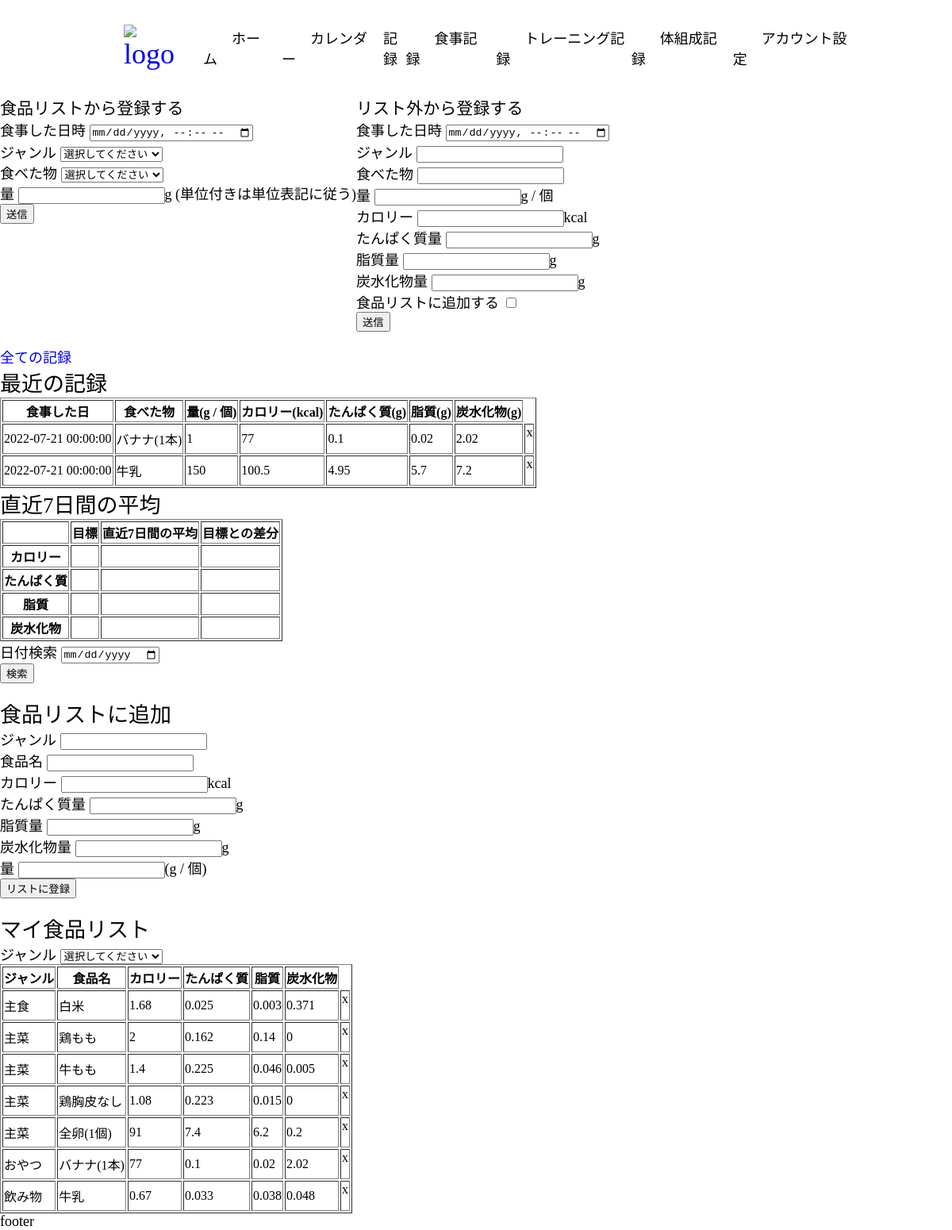
The page /meal.php on the database its author committed.
### tables this page shows
CREATE TABLE meal (
  id INT NOT NULL AUTO_INCREMENT,
  user INT,
  date DATETIME,
  food VARCHAR(50),
  weight DECIMAL(5) UNSIGNED,
  PRIMARY KEY (id)
);

CREATE TABLE foodlist (
  id INT NOT NULL AUTO_INCREMENT,
  user INT,
  hidden BOOLEAN NOT NULL DEFAULT 0,
  genre VARCHAR(50),
  food VARCHAR(50),
  cal DECIMAL(7, 4) UNSIGNED,
  pro DECIMAL(7, 4) UNSIGNED,
  fat DECIMAL(7, 4) UNSIGNED,
  car DECIMAL(7, 4) UNSIGNED,
  PRIMARY KEY (id)
);

### app/functions.php (called while the page is built, shortened)
<?php
function h($str)
{
  return htmlspecialchars($str, ENT_QUOTES, 'UTF-8');
}
function getrecentMeals($pdo)
{
  $stmt = $pdo->query("SELECT meal.id, meal.user, meal.date, meal.food, meal.weight, foodlist.genre, foodlist.cal, foodlist.pro, foodlist.fat, foodlist.car FROM meal INNER JOIN foodlist ON meal.food = foodlist.food ORDER BY meal.date DESC LIMIT 5;");
  $getrecentmeals = $stmt->fetchAll();
  return $getrecentmeals;
}
function getFoodlist($pdo)
{
  $stmt = $pdo->query("SELECT * FROM foodlist WHERE hidden = 1;");
  $getfoodlist = $stmt->fetchAll();
  return $getfoodlist;
}

### public/meal.php (the view, shortened to what this page needs)
<?php
require_once(__DIR__ . '/app/functions.php');
$getrecentmeals = getrecentMeals($pdo);
$getfoodlist = getFoodlist($pdo);
?>
<body>
<?php require_once(__DIR__ . '/pages/_header.php'); ?>
<article id="addmealarticle">
<section id="addmealfromlist">
  <h1>食品リストから登録する</h1>
  <form action="?action=addmeal" method="post">
    <ul id="form">
    <li>
      <label for="date">食事した日時</label>
      <input type="datetime-local" name="date" id="date" required>
    </li>
    <li>
      <label for="genre">ジャンル</label>
      <select type="text" name="genre" id="genre" required>
        <option value="">選択してください</option>
      </select>
    </li>
    <li>
      <label for="food">食べた物</label>
      <select type="text" name="food" id="food" required>
        <option value="">選択してください</option>
      </select>
    </li>
    <li>
      <label for="weight">量</label>
      <input type="number" name="weight" id="weight" required>g (単位付きは単位表記に従う)
    </li>
    <li>
      <button type="submit">送信</button>
    </li>
    </ul>
  </form>
</section>
<section id="addmealwithoutlist">
  <h1>リスト外から登録する</h1>
  <form action="?action=addmealandlist" method="post">
    <ul id="form">
    <li>
      <label for="date">食事した日時</label>
      <input type="datetime-local" name="date" id="date" required>
    </li>
    <li>
      <label for="genre">ジャンル</label>
      <input type="text" name="genre" id="genre" required>
    </li>
    <li>
      <label for="food">食べた物</label>
      <input type="text" name="food" id="food" required>
    </li>
    <li>
      <label for="weight">量</label>
      <input type="number" name="weight" id="weight" required>g / 個</li>
    <li>
    <li>
      <label for="cal">カロリー</label>
      <input type="number" name="cal" id="cal" required>kcal
    </li>
    <li>
      <label for="pro">たんぱく質量</label>
      <input type="number" name="pro" id="pro" required>g
    </li>
    <li>
      <label for="fat">脂質量</label>
      <input type="number" name="fat" id="fat" required>g
    </li>
    <li>
      <label for="car">炭水化物量</label>
      <input type="number" name="car" id="car" required>g
    </li>
      食品リストに追加する
      <input type="checkbox" name="check" id="check" value="1">
    </li>
    <li>
      <button type="submit">送信</button>
    </li>
    </ul>
  </form>
</section>
</article>
<a href="/allmeal.php">全ての記録</a>
<section id="recentmeallist">
  <h1>最近の記録</h1>
  <ul>
    <li>
    <table border="1">
      <tr>
        <th>食事した日</th>
        <th>食べた物</th>
        <th>量(g / 個)</th>
        <th>カロリー(kcal)</th>
        <th>たんぱく質(g)</th>
        <th>脂質(g)</th>
        <th>炭水化物(g)</th>
      </tr>
      <?php foreach ($getrecentmeals as $getrecentmeal): ?>
      <tr>
      <td><?= h($getrecentmeal->date); ?></td>
      <td><?= h($getrecentmeal->food); ?></td>
      <td><?=floatval(h($getrecentmeal->weight)); ?></td>
      <td><?=floatval(h($getrecentmeal->cal) * h($getrecentmeal->weight)); ?></td>
      <td><?=floatval(h($getrecentmeal->pro) * h($getrecentmeal->weight)); ?></td>
      <td><?=floatval(h($getrecentmeal->fat) * h($getrecentmeal->weight)); ?></td>
      <td><?=floatval(h($getrecentmeal->car) * h($getrecentmeal->weight)); ?></td>
      <td>
        <form action="?action=deletemeal" method="post">
          <span class="delete">x</span>
        </form>
      </td>
      </tr>
      <?php endforeach; ?>
    </table>
    </li>
  </ul>
</section>
<section id="recent7days">
  <h1>直近7日間の平均</h1>
  <table border="1">
    <tr>
      <th></th>
      <th>目標</th>
      <th>直近7日間の平均</th>
      <th>目標との差分</th>
    </tr>
    <tr>
      <th>カロリー</th>
      <td></td>
      <td></td>
      <td></td>
    </tr>
    <tr>
      <th>たんぱく質</th>
      <td></td>
      <td></td>
      <td></td>
    </tr>
    <tr>
      <th>脂質</th>
      <td></td>
      <td></td>
      <td></td>
    </tr>
    <tr>
      <th>炭水化物</th>
      <td></td>
      <td></td>
      <td></td>
    </tr>
  </table>
</section>
<form action="?action=searchbydate" method="get">
  <ul>
  <li>
    <label for="">日付検索</label>
    <input type="date" name="searchbydate" id="searchbydate"required>
  </li>
  <li>
    <button type="submit">検索</button>
  </li>
  </ul>
</form>
<section id="addfoodlist">
  <h1>食品リストに追加</h1>
  <form action="?action=addlist" method="post">
    <ul id="form">
    <li>
      <label for="genre">ジャンル</label>
      <input type="text" name="genre" id="genre" required>
    </li>
    <li>
      <label for="food">食品名</label>
      <input type="text" name="food" id="food" required>
    </li>
    <li>
      <label for="cal">カロリー</label>
      <input type="number" name="cal" id="cal" required>kcal</li>
    <li>
    <li>
      <label for="pro">たんぱく質量</label>
      <input type="number" name="pro" id="pro" required>g
    </li>
    <li>
      <label for="fat">脂質量</label>
      <input type="number" name="fat" id="fat" required>g
    </li>
    <li>
      <label for="car">炭水化物量</label>
      <input type="number" name="car" id="car" required>g
    <li>
    <li>
      <label for="weight">量</label>
      <input type="number" name="weight" id="weight" required>(g / 個)
    </li>
      <button type="submit">リストに登録</button>
    </li>
    </ul>
  </form>
</section>
<section id="foodlist">
  <h1>マイ食品リスト</h1>
    <label for="genre">ジャンル</label>
    <select type="text" name="genre" id="genre" required>
      <option value="">選択してください</option>
    </select>
  <table border="1">
    <tr>
      <th>ジャンル</th>
      <th>食品名</th>
      <th>カロリー</th>
      <th>たんぱく質</th>
      <th>脂質</th>
      <th>炭水化物</th>
    </tr>
    <?php foreach ($getfoodlist as $getfoodlist): ?>
      <tr>
      <td><?= h($getfoodlist->genre); ?></td>
      <td><?= h($getfoodlist->food); ?></td>
      <td><?= floatval(h($getfoodlist->cal)); ?></td>
      <td><?= floatval(($getfoodlist->pro)); ?></td>
      <td><?= floatval(($getfoodlist->fat)); ?></td>
      <td><?= floatval(($getfoodlist->car)); ?></td>
      <td>
        <form action="?action=deletelist" method="post">
          <span class="delete">x</span>
        </form>
      </td>
      </tr>
      <?php endforeach; ?>
  </table>
</section>
<?php require_once(__DIR__ . '/pages/_footer.php'); ?>
</body>
</html>

### public/pages/_header.php (shortened to what this page needs)
<!DOCTYPE html>
<html lang="ja">
<head>
  <link rel="stylesheet" href="css/style.css">
</head>
<header>
  <div class="header-wrapper">
    <ul class="header-ul">
      <li><h1 class="header-item">
      <a href="/home.php"><img src="img/logo.png" alt="logo" class="header-logo"></a></h1></li>
      <li><a href="/home.php" class="header-item">ホーム</a></li>
      <li><a href="/calendar.php" class="header-item">カレンダー</a></li>
      <li>記録<li>
      <li><a href="/meal.php" class="header-item">食事記録</a></li>
      <li><a href="/training.php" class="header-item">トレーニング記録</a></li>
      <li><a href="/body.php" class="header-item">体組成記録</a></li>
      <li><a href="/account.php" class="header-item">アカウント設定</a></li>
    </ul>
  </div>
</header>

### public/pages/_footer.php (shortened to what this page needs)
<footer class="footer">
footer
</footer>

### public/css/style.css (style rules this page uses)
* { box-sizing: border-box; --base-color: #fff; --main-color: #000; --accent-color: #D00; --headerheight: 60px; }
html { font-size: 12px; }
body { margin: 0; color: var(--main-color); background-color: var(--base-color); }
h1, h2, h3, h4, h5, h6, p { margin: 0; font-weight: normal; }
ul, ol { margin: 0; padding: 0; list-style: none; }
a { text-decoration: none; transition: .1s ease-in-out; }
@media screen and (min-width: 900px) { html { font-size: 18px; } }
.header-wrapper { display: flex; justify-content: center; margin-bottom: calc(var(--headerheight) * 2); }
.header-ul { width: 80%; height: var(--headerheight); display: flex; align-items: center; justify-content: space-between; position: fixed; top: calc(var(--headerheight) / 2); z-index: 3; background-color: var(--); }
.header-item { margin: auto 2rem; color: var(--main-color); }
.header-logo { display: block; }
#addmealarticle { display: flex; }

### rows shown on the page
meal: date "2022-07-21 00:00:00", food "バナナ(1本)", weight "1", h($getrecentmeal->cal)*h($getrecentmeal->weight) "77", h($getrecentmeal->pro)*h($getrecentmeal->weight) "0.1", h($getrecentmeal->fat)*h($getrecentmeal->weight) "0.02", h($getrecentmeal->car)*h($getrecentmeal->weight) "2.02"
meal: date "2022-07-21 00:00:00", food "牛乳", weight "150", h($getrecentmeal->cal)*h($getrecentmeal->weight) "100.5", h($getrecentmeal->pro)*h($getrecentmeal->weight) "4.95", h($getrecentmeal->fat)*h($getrecentmeal->weight) "5.7", h($getrecentmeal->car)*h($getrecentmeal->weight) "7.2"
foodlist: genre "主食", food "白米", cal "1.68", pro "0.025", fat "0.003", car "0.371"
foodlist: genre "主菜", food "鶏もも", cal "2", pro "0.162", fat "0.14", car "0"
foodlist: genre "主菜", food "牛もも", cal "1.4", pro "0.225", fat "0.046", car "0.005"
foodlist: genre "主菜", food "鶏胸皮なし", cal "1.08", pro "0.223", fat "0.015", car "0"
foodlist: genre "主菜", food "全卵(1個)", cal "91", pro "7.4", fat "6.2", car "0.2"
foodlist: genre "おやつ", food "バナナ(1本)", cal "77", pro "0.1", fat "0.02", car "2.02"
foodlist: genre "飲み物", food "牛乳", cal "0.67", pro "0.033", fat "0.038", car "0.048"
